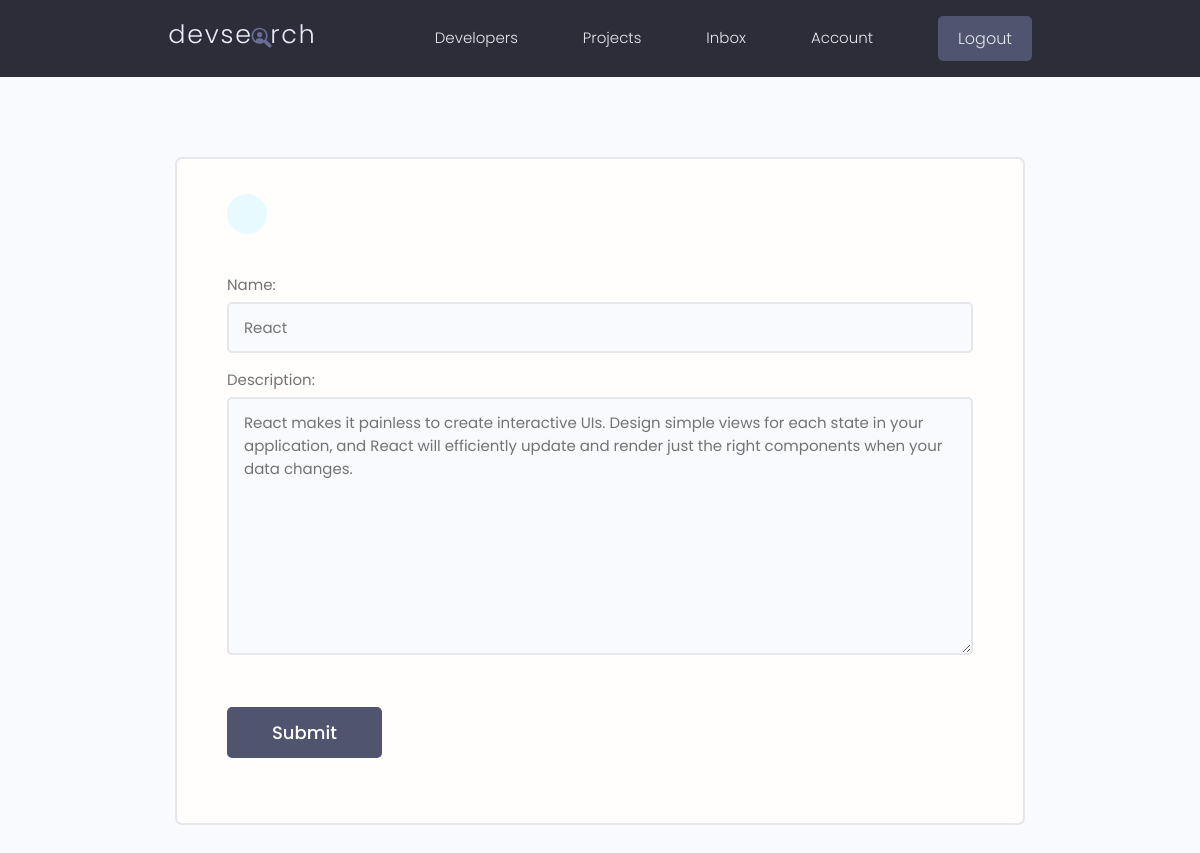
/update-skill/bb23560b-ad1a-4e0b-beab-6933ec7c919b/ (signed in), run on the app's committed database.
### users/models.py (models this page shows, shortened)
class Skill(models.Model):
    owner = models.ForeignKey(Profile, on_delete=models.CASCADE, blank=True, null=True)
    name = models.CharField(max_length=200, blank=True, null=True)
    description = models.TextField(blank=True, null=True)
    created = models.DateTimeField(auto_now_add=True)
    id = models.UUIDField(default=uuid.uuid4, unique=True, primary_key=True, editable=False)

### users/views.py (the view)
# urls.py: path('update-skill/<str:pk>/', views.updateSkill, name='update-skill'),
@login_required(login_url='login')
def updateSkill(request, pk):
    profile = request.user.profile
    skill = profile.skill_set.get(id=pk)
    form = SkillForm(instance=skill)
    if request.method == 'POST':
        form = SkillForm(request.POST, instance=skill)
        if form.is_valid():
            form.save()
            messages.success(request, 'Skill was updated successfully!')
            return redirect('account')
    context = {'form': form}
    return render(request, 'users/skill_form.html', context)

### users/forms.py
class SkillForm(ModelForm):
    class Meta:
        model = Skill
        fields = '__all__'
        exclude = ['owner']
    def __init__(self, *args, **kwargs):
        super(SkillForm, self).__init__(*args, **kwargs)
        for name, field in self.fields.items():
            field.widget.attrs.update(
                {'class': 'input'})

### users/templates/users/skill_form.html (shortened to what this page needs)
{% extends 'main.html' %}
{% block content %}
    <main class="formPage my-xl">
        <div class="content-box">
            <div class="formWrapper">
                <a class="backButton" href="{% url 'account' %}"></a>
                <br>
                <form class="form" method="POST" action="">
                    {% for field in form %}
                        <div class="form__field">
                            <label for="formInput#text">{{field.label}}: </label>
                            {{field}}
                        </div>
                    {% endfor %}
                    <input class="btn btn--sub btn--lg  my-md" type="submit" value="Submit" />
                </form>
            </div>
        </div>
    </main>
{% endblock content %}

### static/styles/app.css (style rules this page uses)
:root { --color-sub: #2d2d39; }
.btn--sub { background-color: var(--color-sub-light); }
.content-box { width: 95%; max-width: 85rem; margin: 0 auto; }
.backButton { background: var(--color-main-light); color: var(--color-main); width: 4rem; height: 4rem; display: flex; align-items: center; justify-content: center; border-radius: 50%; }
.formPage .formWrapper { list-style: none; background: var(--color-white); padding: 3.5rem 5rem; border: 2px solid var(--color-light); border-radius: 0.7rem; }

### static/uikit/styles/modules/_variables.css (style rules this page uses)
:root { --color-main: #5aa5b9; --color-main-light: #e6faff; --color-sub: #3f4156; --color-sub-light: #51546e; --color-sub-lighter: #ededfd; --color-text: #737373; --color-gray: #8b8b8b; --color-light: #e5e7eb; --color-light-gray: #767676; --color-bg: #f8fafd; --color-white: #fffefd; --color-white-light: #f3f3f3; --color-success: #359e64; --color-success-bg: #def8e8; --color-error: #fc4b0b; --color-error-bg: #fff2ee; --font-base: 'Poppins', arial, helvetica, 'Segoe UI', roboto, ubuntu, sans-serif; --font-monospace: 'Fira Code', 'Courier New', courier, monospace; --font-regular: 300; --font-medium: 500; --font-bold: 700; --generic-shadow: 1px 1px 5px #00000010; --generic-transition: all 0.3s ease-in-out; }

### static/uikit/styles/modules/_base.css (style rules this page uses)
* { margin: 0; padding: 0; box-sizing: border-box; text-rendering: optimizeLegibility; color: inherit; font-size: inherit; }
html { font-size: 50%; }
@media only screen and (min-width: 480px) { html { font-size: 56.25%; } }
@media only screen and (min-width: 1200px) { html { font-size: 62.5%; } }
body { line-height: 1.6; font-weight: 400; font-size: 1.5rem; color: var(--color-text); background-color: var(--color-bg); min-height: 100vh; }

### static/uikit/styles/modules/_typography.css (style rules this page uses)
* { font-family: var(--font-base); }
a { padding-bottom: 2px; text-decoration: none; display: inline-block; color: var(--color-main); font-weight: var(--font-medium); }

### static/uikit/styles/modules/_utilities.css (style rules this page uses)
.my-md { margin: 3rem auto; }
.my-xl { margin: 8rem auto; }

### static/uikit/styles/modules/_button.css (style rules this page uses)
.btn { display: inline-block; position: relative; cursor: pointer; background-color: var(--color-light); font-weight: var(--font-medium); color: var(--color-sub); text-decoration: none; padding: 1rem 2rem; border-radius: 0.5rem; border: none; width: -webkit-fit-content; width: -moz-fit-content; width: fit-content; height: -webkit-fit-content; height: -moz-fit-content; height: fit-content; font-size: 1.6rem; outline-width: 0; outline-color: transparent; -webkit-backface-visibility: hidden; backface-visibility: hidden; transition: all 0.3s ease-in-out; }
.btn--sub { background-color: var(--color-sub); color: var(--color-white); }
.btn--lg { font-size: 1.8rem; padding: 1.2rem 4.5rem; }

### static/uikit/styles/modules/_form.css (style rules this page uses)
.form { display: block; }
.form__field { margin-top: 1.5rem; margin-bottom: 1.5rem; }
.form__label, .form__field > label { display: block; margin-bottom: 0.5rem; color: var(--color-text); }
input.input[type='text'], input.input[type='email'], input.input[type='password'], input.input[type='number'], textarea.input { min-width: 24rem; width: 100%; padding: 1.2rem 1.5rem; border-radius: 0.5rem; border: 2px solid var(--color-light); transition: all 0.3s ease-in-out; background-color: var(--color-bg); }

### data on the page
Skill: form "React" "React makes it painless to create interactive UIs. Design simple views for each state in your application, and React will efficiently update and render just the right components when your data changes."

### other printed values
{{ field.label }} "Name" "Description"
